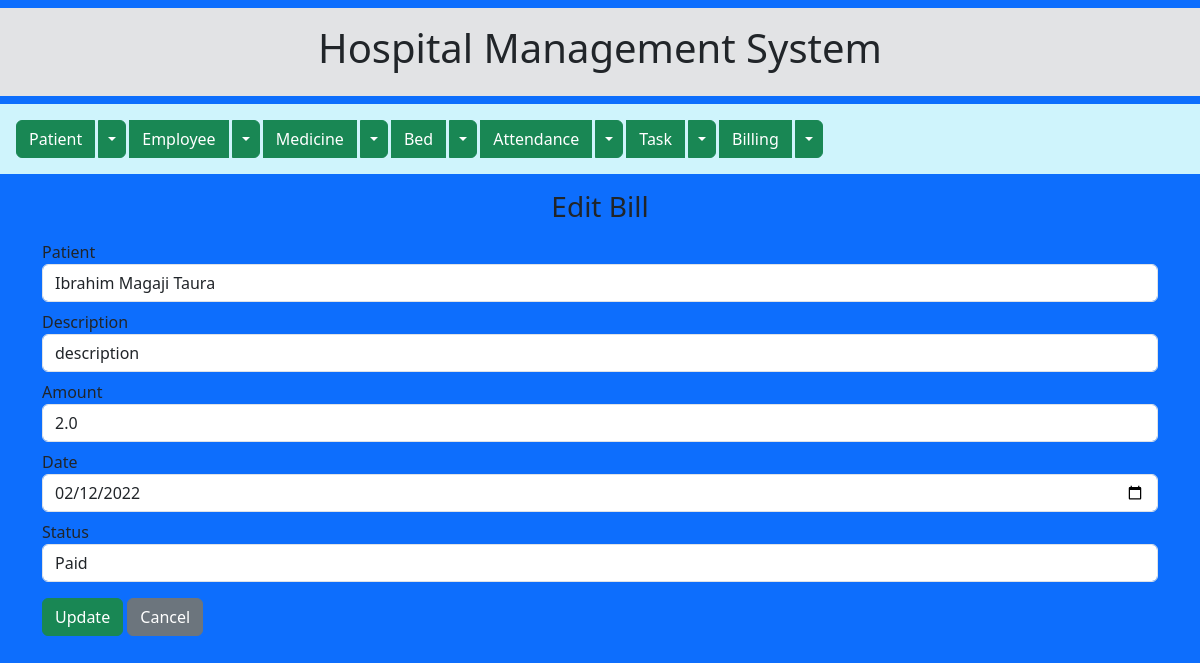
Page /edit_billing/1 on the committed database.
### models/models_billing.py (models this page shows)
class Billing(db.Model):
    id = db.Column(db.Integer, primary_key=True)
    patient_id = db.Column(db.Integer, db.ForeignKey('patient.id'))
    description = db.Column(db.String(200))
    amount = db.Column(db.Float)
    date = db.Column(db.String(20))
    status = db.Column(db.String(20), default='Unpaid')   # Paid / Unpaid

### models/models_patient.py (models this page shows)
class Patient(db.Model):
    id = db.Column(db.Integer, primary_key=True)
    name = db.Column(db.String(100))
    age = db.Column(db.Integer)
    phone = db.Column(db.String(20))   # fixed: was 'Phone' (capital P) — caused a bug
    address = db.Column(db.String(200))

### app.py (the view)
@app.route('/edit_billing/<int:id>', methods=['GET', 'POST'])
def edit_billing(id):
    bill = get_billing_by_id(id)
    if request.method == 'POST':
        update_billing_service(id, request.form)
        return redirect(url_for('view_update_billing'))
    patients = get_all_patients()
    return render_template('edit_billing.html', bill=bill, patients=patients)

### services/services_billing.py (called while the page is built)
def get_billing_by_id(id):
    return Billing.query.get(id)

### services/services_patient.py (called while the page is built)
def get_all_patients():
    return Patient.query.all()

### templates/edit_billing.html
{% extends "base.html" %}
{% block content %}
<h3 class="text-center mt-2">Edit Bill</h3>
<form method="POST" class="mt-3">
    <div class="mb-2"><label>Patient</label>
        <select name="patient_id" class="form-control">
            {% for p in patients %}
            <option value="{{ p.id }}" {% if bill.patient_id == p.id %}selected{% endif %}>{{ p.name }}</option>
            {% endfor %}
        </select>
    </div>
    <div class="mb-2"><label>Description</label><input type="text" name="description" class="form-control" value="{{ bill.description }}" required></div>
    <div class="mb-2"><label>Amount</label><input type="number" step="0.01" name="amount" class="form-control" value="{{ bill.amount }}" required></div>
    <div class="mb-2"><label>Date</label><input type="date" name="date" class="form-control" value="{{ bill.date }}" required></div>
    <div class="mb-3"><label>Status</label>
        <select name="status" class="form-control">
            {% for s in ['Unpaid','Paid'] %}
            <option {% if bill.status == s %}selected{% endif %}>{{ s }}</option>
            {% endfor %}
        </select>
    </div>
    <button type="submit" class="btn btn-success">Update</button>
    <a href="{{ url_for('view_update_billing') }}" class="btn btn-secondary">Cancel</a>
</form>
{% endblock %}

### rows in the picture
Billing: patient_id "Ibrahim Magaji Taura", description "description", amount "2.0", date "02/12/2022", status "Paid"
